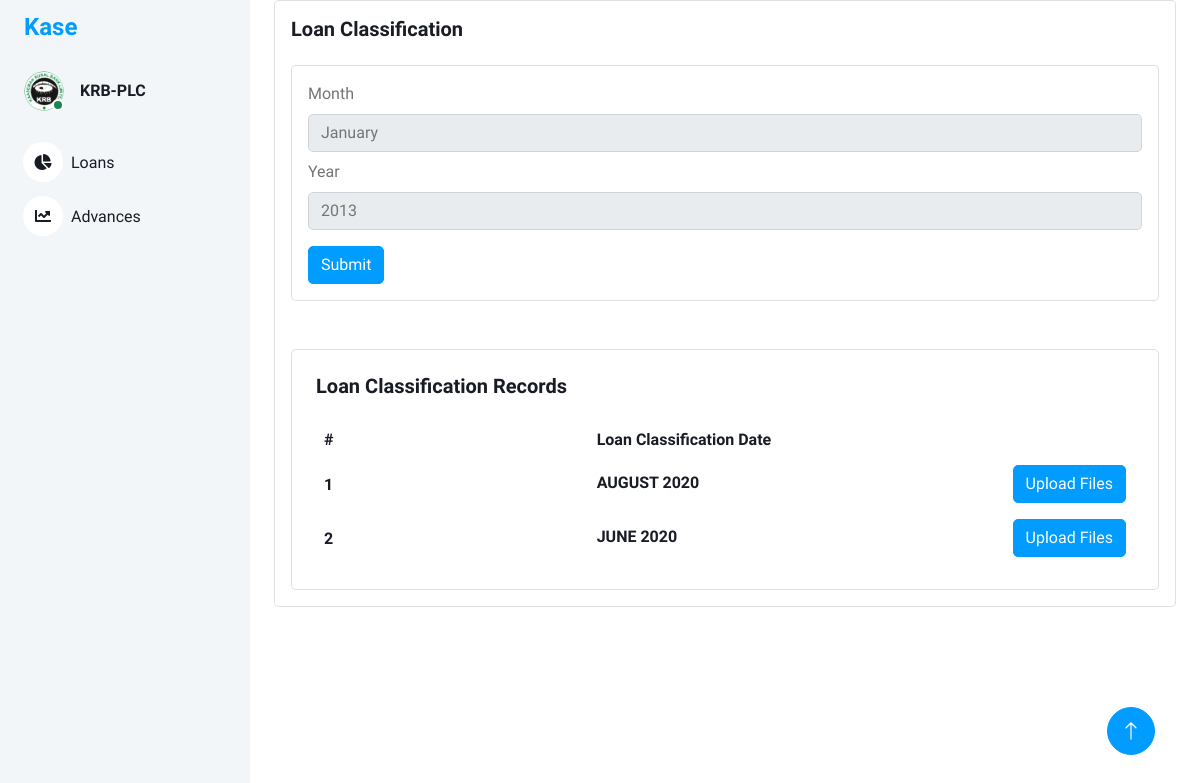
Before: / with the older database file.
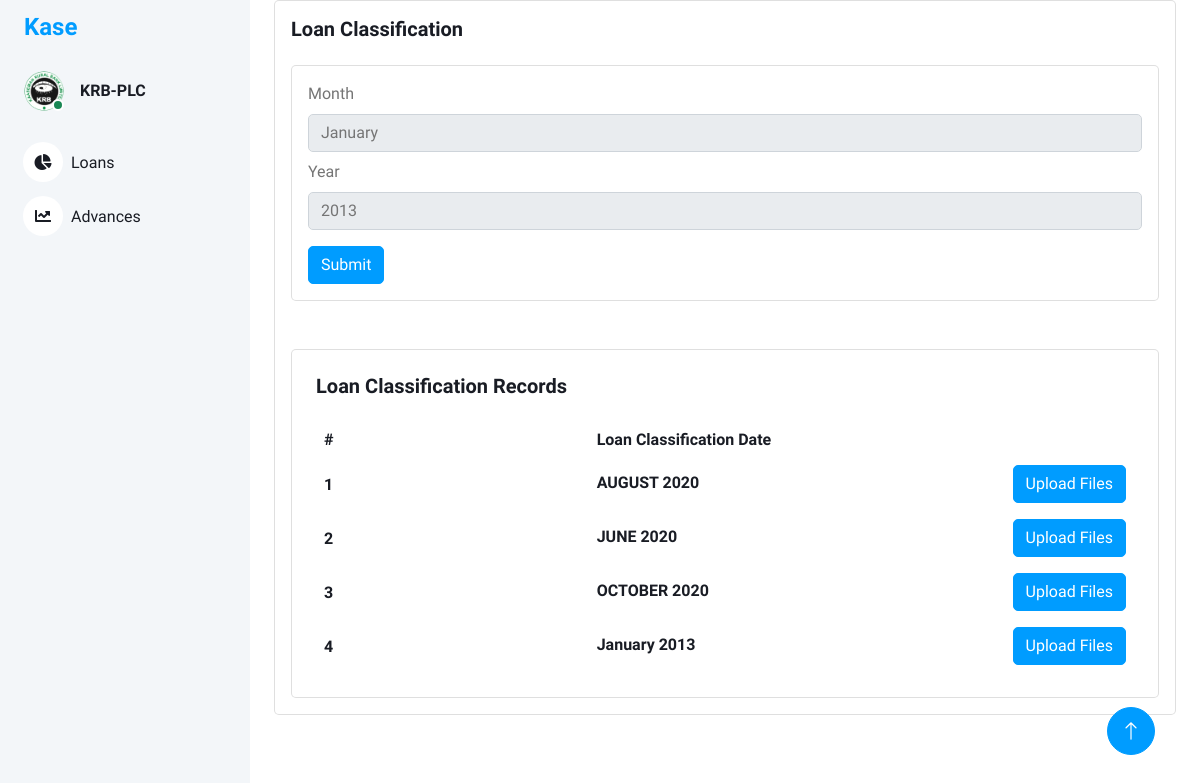
After: the same page with the newer database file.
### models/loan_classification.py (models this page shows, shortened)
class LoanClassification(db.Model):
    id = db.Column(db.Integer, primary_key=True)
    loan_classification_name = db.Column(db.String(100), nullable=False)
    loan_classification_desc = db.Column(db.String(100), nullable=True)

### views/main_views.py (the view)
@bp.route('/')
def index():
    loan_classifications = LoanClassification.query.all()  # Retrieve all loan classifications from the database
    serialized_loan_classifications = []
    for classification in loan_classifications:
        serialized_loan_classifications.append({
            'id': classification.id,
            'loan_classification_name': classification.loan_classification_name,
            'loan_classification_desc': classification.loan_classification_desc,
        })
    return render_template('index.html',loan_classes=serialized_loan_classifications)

### templates/index.html (shortened to what this page needs)
<!DOCTYPE html>
<html lang="en">
<head>
    <link href="https://cdnjs.cloudflare.com/ajax/libs/font-awesome/5.10.0/css/all.min.css" rel="stylesheet">
    <link href="https://cdn.jsdelivr.net/npm/bootstrap-icons@1.4.1/font/bootstrap-icons.css" rel="stylesheet">
    <link href="{{ url_for('static', filename='lib/owlcarousel/assets/owl.carousel.min.css') }}" rel="stylesheet">
    <link href="{{ url_for('static', filename='lib/tempusdominus/css/tempusdominus-bootstrap-4.min.css') }}"
        rel="stylesheet" />
    <link href="{{ url_for('static',filename='css/bootstrap.min.css') }}" rel="stylesheet">
    <link href="{{ url_for('static', filename='css/style.css') }}" rel="stylesheet">
</head>
<body>
    <div class="container-xxl position-relative bg-white d-flex p-0">
        <div class="sidebar pe-4 pb-3">
            <nav class="navbar bg-light navbar-light">
                <a href="{{ url_for('main.index') }}" class="navbar-brand mx-4 mb-3">
                    <h4 class="text-primary">Kase</h4>
                </a>
                <div class="d-flex align-items-center ms-4 mb-4">
                    <div class="position-relative">
                        <img class="rounded-circle" src="{{ url_for('static',filename='img/krblogoBig.png') }}" alt=""
                            style="width: 40px; height: 40px;">
                        <div
                            class="bg-success rounded-circle border border-2 border-white position-absolute end-0 bottom-0 p-1">
                        </div>
                    </div>
                    <div class="ms-3">
                        <h6 class="mb-0">KRB-PLC</h6>
                    </div>
                </div>
                <div class="navbar-nav w-100">
                    <a href="{{ url_for('main.index') }}" class="nav-item nav-link"><i
                            class="fa fa-chart-pie me-2"></i>Loans
                    </a>
                    <a href="{{ url_for('returns.returns') }}" class="nav-item nav-link"><i
                            class="fa fa-chart-line me-2"></i>Advances</a>
                </div>
            </nav>
        </div>
        <div class="content">
            <div class="container-fluid">
                <div class="container-fluid">
                    <div class="card">
                        <div class="card-body">
                            <h5 class="card-title fw-semibold mb-4">Loan Classification</h5>
                            <div class="card">
                                <div class="card-body">
                                    <form method="post" action="{{ url_for('loan_classification.create_loan_classification') }}">
                                        <div class="mb-3">
                                            <label for="loanClassificationDate" class="form-label">Month</label>
                                            <select name="loanClassMonth" id="loanClassMonth" class="form-control mb-2">
                                                <option value="January">January</option>
                                            </select>
                                            <label for="loanClassificationDate" class="form-label">Year</label>
                                            <select name="loanClassYear" id="loanClassYear" class="form-control"></select>
                                        </div>
                                        <button type="submit" class="btn btn-primary">Submit</button>
                                    </form>
                                </div>
                            </div>
                            <br>
                            <br>
                            <div class="card w-100">
                                <div class="card-body p-4">
                                    <h5 class="card-title fw-semibold mb-4">Loan Classification Records </h5>
                                    <div class="table-responsive">
                                        <table class="table text-nowrap mb-0 align-middle">
                                            <thead class="text-dark fs-4">
                                                <tr>
                                                    <th class="border-bottom-0">
                                                        <h6 class="fw-semibold mb-0">#</h6>
                                                    </th>
                                                    <th class="border-bottom-0">
                                                        <h6 class="fw-semibold mb-0">Loan Classification Date</h6>
                                                    </th>
                                                    <th class="border-bottom-0">
                                                    </th>
                                                </tr>
                                            </thead>
                                            <tbody>
                                                {% for classification in loan_classes %}
                                                <tr>
                                                    <td class="border-bottom-0">
                                                        <h6 class="fw-semibold mb-0">{{ classification.id }}</h6>
                                                    </td>
                                                    <td class="border-bottom-0">
                                                        <h6 class="fw-semibold mb-1">{{ classification.loan_classification_name }}</h6>
                                                    </td>
                                                    <td class="border-bottom-0">
                                                        <a href="{{ url_for('loan_classification.loan_classification_uploads', id=classification.id ) }}" class="btn btn-primary">Upload Files</a>
                                                    </td>
                                                </tr>
                                                {% endfor %}
                                            </tbody>
                                        </table>
                                    </div>
                                </div>
                            </div>
                        </div>
                    </div>
                </div>
            </div>
            <a href="#" class="btn btn-lg btn-primary btn-lg-square back-to-top"><i class="bi bi-arrow-up"></i></a>
        </div>
    </div>
</body>
</html>

### static/css/style.css (style rules this page uses)
:root { --primary: #009CFF; --light: #F3F6F9; --dark: #191C24; }
.back-to-top { position: fixed; display: none; right: 45px; bottom: 45px; z-index: 99; }
.btn { transition: .5s; }
.btn.btn-primary { color: #FFFFFF; }
.btn-lg-square { width: 48px; height: 48px; }
.btn-square, .btn-sm-square, .btn-lg-square { padding: 0; display: inline-flex; align-items: center; justify-content: center; font-weight: normal; border-radius: 50px; }
.sidebar { position: fixed; top: 0; left: 0; bottom: 0; width: 250px; height: 100vh; overflow-y: auto; background: var(--light); transition: 0.5s; z-index: 999; }
.content { margin-left: 250px; min-height: 100vh; background: #FFFFFF; transition: 0.5s; }
@media (min-width: 992px) { .sidebar { margin-left: 0; } }
@media (min-width: 992px) { .content { width: calc(100% - 250px); } }
.sidebar .navbar .navbar-nav .nav-link { padding: 7px 20px; color: var(--dark); font-weight: 500; border-left: 3px solid var(--light); border-radius: 0 30px 30px 0; outline: none; }
.sidebar .navbar .navbar-nav .nav-link i { width: 40px; height: 40px; display: inline-flex; align-items: center; justify-content: center; background: #FFFFFF; border-radius: 40px; }

### templates/index.html (style rules this page uses)
table { width: 100%; table-layout: fixed; }
table th:nth-child(3), table td:nth-child(3) { text-align:right; }

Changed rows visible on the page:
added LoanClassification: id "3", loan_classification_name "OCTOBER 2020"
added LoanClassification: id "4", loan_classification_name "January 2013"
